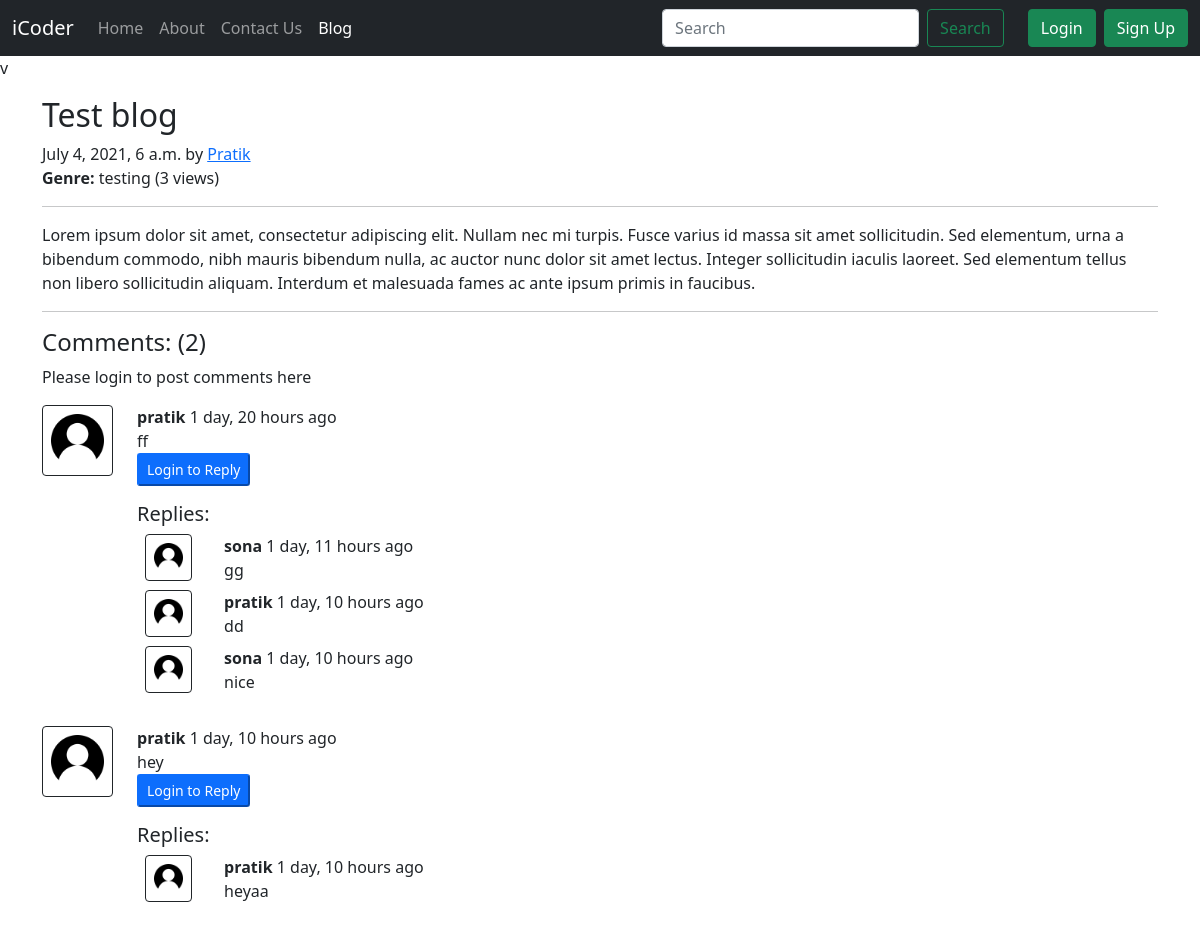
The page /blog/test-blog on the database its author committed.
### blog/models.py (models this page shows, shortened)
class Blog(models.Model):
    sno = models.AutoField(primary_key=True)
    title = models.CharField(max_length=200)
    genre=models.CharField(max_length=50)
    content = models.TextField()
    author = models.CharField(max_length=100)
    slug = models.CharField(max_length=130)
    views = models.IntegerField(default=0)
    timestamp = models.DateTimeField(blank=True)

class BlogComment(models.Model):
    sno = models.AutoField(primary_key=True)
    comment = models.TextField()
    user=models.ForeignKey(User, on_delete=models.CASCADE)
    post = models.ForeignKey(Blog, on_delete=models.CASCADE)
    parent = models.ForeignKey('self', on_delete=CASCADE, null=True)
    timestamp = models.DateTimeField(default=now, blank=True)
    def __str__(self):
        return self.comment[0:10]+" by "+self.user.username

### blog/views.py (the view)
# urls.py: path('<str:slug>', views.blogPost, name='BlogPost'),
def blogPost(request, slug):
    blogPost = Blog.objects.filter(slug=slug).first()
    blogPost.views+=1
    blogPost.save()
    comments = BlogComment.objects.filter(post=blogPost, parent = None)
    replies = BlogComment.objects.filter(post=blogPost).exclude(parent=None)
    replyDict={}
    for reply in replies:
        if reply.parent.sno not in replyDict.keys():
            replyDict[reply.parent.sno]=[reply]
        else:
            replyDict[reply.parent.sno].append(reply)
    print(replyDict)
    dict = {'blogPost':blogPost, 'comments': comments, 'replyDict':replyDict, 'user':request.user}
    return render(request, 'blog/blogpost.html', dict)

### blog/templatetags/extras.py (called while the page is built)
@register.filter(name='get_val')
def get_val(dict, key):
    return dict.get(key)

### templates/blog/blogpost.html (shortened to what this page needs)
{% extends 'base.html' %}
{% block blogactive %} active {% endblock blogactive%}
{% block body %}
{% load humanize %}
{% load extras %}v
<div class="container my-3">
    <article class="blog-post">
        <h2 class="blog-post-title">{{blogPost.title}}</h2>
        <p class="blog-post-meta mb-0">{{blogPost.timestamp}} by <a href="/about">{{blogPost.author}}</a></p>
        <p><b>Genre: </b>{{blogPost.genre}} (<span >{{blogPost.views}} views</span>)</p>
        <hr>
        <p>{{blogPost.content}}</p>
    </article>
    <hr>
</div>
<div class="container">
    <h4>Comments: ({{comments.count}})</h4>
    <div class="my-2">
        {% if user.is_authenticated %}
        <form action="/blog/postcomment/post" method="POST" class="d-flex mx-3"> {% csrf_token %}
            <input class="form-control me-2" type="text" name="comment" id="comment"
                placeholder="Enter your comment here">
            <input type="hidden" name="postSno" value="{{blogPost.sno}}">
            <input type="hidden" name="parentSno" value="">
            <button class="btn btn-primary" type="submit">Submit</button>
        </form>
        {% else %}
        <p>Please login to post comments here</p>
        {% endif %}
    </div>
    {% for i in comments %}
    <div class="row my-3">
        <div class="col-md-1">
            <img class="rounded mx-auto d-block w-100 p-2 border border-dark" src="/static/img/user.png"
                alt="user image">
        </div>
        <div class="col-md-11">
            <b>{{i.user.username}}</b> {{i.timestamp | naturaltime}}
            <div>
                {{i.comment}}
            </div>
            <div class="reply">
                {% if user.is_authenticated %}
                <button class="btn-sm btn-primary" type="button" data-bs-toggle="collapse"
                    data-bs-target="#replyBox{{i.sno}}" aria-expanded="false" aria-controls="replyBox{{i.sno}}">
                    Reply
                </button>
                <div class="collapse" id="replyBox{{i.sno}}">
                    <div class="card card-body">
                        <form action="/blog/postcomment/post" method="POST" class="d-flex mx-3"> {% csrf_token %}
                            <input class="form-control me-2" type="text" name="comment" id="reply"
                                placeholder="Enter your reply here">
                            <input type="hidden" name="parentSno" value="{{i.sno}}">
                            <input type="hidden" name="postSno" value="{{blogPost.sno}}">
                            <button class="btn btn-primary" type="submit">Submit</button>
                        </form>
                    </div>
                </div>
                {% else %}
                <button class="btn-sm btn-primary" type="button" aria-expanded="false" disabled>
                    Login to Reply
                </button>
                {% endif %}
                <div class="replies my-3">
                    <h5>Replies:</h5>
                    {% for reply in replyDict|get_val:i.sno %}
                    <div class="row my-2">
                        <div class="col-md-1">
                            <img class="rounded mx-auto d-block w-75 p-2 border border-dark" src="/static/img/user.png"
                                alt="user image">
                        </div>
                        <div class="col-md-11">
                            <b>{{reply.user.username}}</b> {{reply.timestamp | naturaltime}}
                            <div>
                                {{reply.comment}}
                            </div>
                        </div>
                    </div>
                    {% endfor %}
                </div>
            </div>
        </div>
    </div>
    {% endfor %}
</div>
{% endblock body %}

### templates/base.html (shortened to what this page needs)
<!doctype html>
<html lang="en">
<head>
    <link href="https://cdn.jsdelivr.net/npm/bootstrap@5.0.2/dist/css/bootstrap.min.css" rel="stylesheet"
>
</head>
<body>
    <nav class="navbar navbar-expand-lg navbar-dark bg-dark">
        <div class="container-fluid">
            <a class="navbar-brand" href="/">iCoder</a>
            <div class="collapse navbar-collapse" id="navbarSupportedContent">
                <ul class="navbar-nav me-auto mb-2 mb-lg-0">
                    <li class="nav-item">
                        <a class="nav-link {% block homeactive %} {% endblock homeactive%}" aria-current="page"
                            href="/">Home</a>
                    </li>
                    <li class="nav-item">
                        <a class="nav-link {% block aboutactive %} {% endblock aboutactive%}" href="/about">About</a>
                    </li>
                    <li class="nav-item">
                        <a class="nav-link {% block contactactive %} {% endblock contactactive%}"
                            href="/contact">Contact Us</a>
                    </li>
                    <li class="nav-item">
                        <a class="nav-link {% block blogactive %} {% endblock blogactive%}" href="/blog">Blog</a>
                    </li>
                </ul>
                <form method="GET" action="/search/" class="d-flex mx-3">
                    <input class="form-control me-2" type="search" name="search" id="search" placeholder="Search"
                        aria-label="Search">
                    <button class="btn btn-outline-success" type="submit">Search</button>
                </form>
                {% if user.is_authenticated %}
                <ul class="navbar-nav ml-auto mb-2 mb-lg-0">
                    <li class="nav-item dropdown">
                        <a class="nav-link dropdown-toggle" href="#" id="navbarDropdown" role="button"
                            data-bs-toggle="dropdown" aria-expanded="false">
                            Welcome {{request.user}}
                        </a>
                        <ul class="dropdown-menu" aria-labelledby="navbarDropdown">
                            <li><a class="dropdown-item" href="#">Profile</a></li>
                            <li><a class="dropdown-item" href="#">Another action</a></li>
                            <li>
                                <hr class="dropdown-divider">
                            </li>
                            <li><a class="dropdown-item" href="/logout">Logout</a></li>
                        </ul>
                    </li>
                </ul>
                {% else %}
                <button type="button" class="btn btn-success mx-2" data-bs-toggle="modal" data-bs-target="#loginModal">
                    Login
                </button>
                <button type="button" class="btn btn-success" data-bs-toggle="modal" data-bs-target="#signupModal">
                    Sign Up
                </button>
                {% endif %}
            </div>
        </div>
    </nav>
    {% block body %} {% endblock body %}
</body>
</html>

### rows shown on the page
Blog: title "Test blog", timestamp "July 4, 2021, 6 a.m.", author "Pratik", genre "testing", views "3", content "Lorem ipsum dolor sit amet, consectetur adipiscing elit. Nullam nec mi turpis. Fusce varius id massa sit amet sollicitudin. Sed elementum, urna a bibendum commodo, nibh mauris bibendum nulla, ac auctor nunc dolor sit amet lectus. Integer sollicitudin iaculis laoreet. Sed elementum tellus non libero sollicitudin aliquam. Interdum et malesuada fames ac ante ipsum primis in faucibus."
BlogComment: user.username "pratik", timestamp "1 day, 20 hours ago", comment "ff"
BlogComment: user.username "sona", timestamp "1 day, 11 hours ago", comment "gg"
BlogComment: user.username "pratik", timestamp "1 day, 10 hours ago", comment "dd"
BlogComment: user.username "sona", timestamp "1 day, 10 hours ago", comment "nice"
BlogComment: user.username "pratik", timestamp "1 day, 10 hours ago", comment "hey"
BlogComment: user.username "pratik", timestamp "1 day, 10 hours ago", comment "heyaa"

### other values the page prints
{{ comments.count }} "2"
